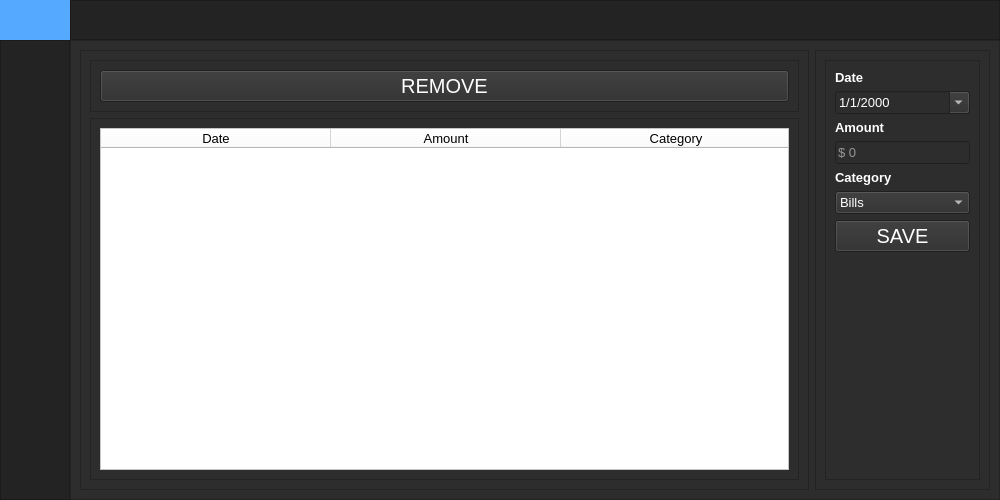
<?xml version="1.0" encoding="UTF-8"?>
<ui version="4.0">
 <class>MainWindow</class>
 <widget class="QMainWindow" name="MainWindow">
  <property name="geometry">
   <rect>
    <x>0</x>
    <y>0</y>
    <width>1000</width>
    <height>500</height>
   </rect>
  </property>
  <property name="minimumSize">
   <size>
    <width>1000</width>
    <height>500</height>
   </size>
  </property>
  <property name="windowTitle">
   <string>MainWindow</string>
  </property>
  <property name="styleSheet">
   <string notr="true">background-color: rgb(45, 45, 45);</string>
  </property>
  <widget class="QWidget" name="centralwidget">
   <layout class="QVBoxLayout" name="verticalLayout">
    <property name="spacing">
     <number>0</number>
    </property>
    <property name="leftMargin">
     <number>0</number>
    </property>
    <property name="topMargin">
     <number>0</number>
    </property>
    <property name="rightMargin">
     <number>0</number>
    </property>
    <property name="bottomMargin">
     <number>0</number>
    </property>
    <item>
     <widget class="QFrame" name="Top_Bar">
      <property name="minimumSize">
       <size>
        <width>0</width>
        <height>40</height>
       </size>
      </property>
      <property name="maximumSize">
       <size>
        <width>16777215</width>
        <height>40</height>
       </size>
      </property>
      <property name="styleSheet">
       <string notr="true">background-color: rgb(35, 35, 35);</string>
      </property>
      <property name="frameShape">
       <enum>QFrame::NoFrame</enum>
      </property>
      <property name="frameShadow">
       <enum>QFrame::Raised</enum>
      </property>
      <layout class="QHBoxLayout" name="horizontalLayout">
       <property name="spacing">
        <number>0</number>
       </property>
       <property name="leftMargin">
        <number>0</number>
       </property>
       <property name="topMargin">
        <number>0</number>
       </property>
       <property name="rightMargin">
        <number>0</number>
       </property>
       <property name="bottomMargin">
        <number>0</number>
       </property>
       <item>
        <widget class="QFrame" name="frame_toggle_menu">
         <property name="maximumSize">
          <size>
           <width>70</width>
           <height>40</height>
          </size>
         </property>
         <property name="styleSheet">
          <string notr="true">background-color: rgb(85, 170, 255);</string>
         </property>
         <property name="frameShape">
          <enum>QFrame::NoFrame</enum>
         </property>
         <property name="frameShadow">
          <enum>QFrame::Raised</enum>
         </property>
         <layout class="QVBoxLayout" name="verticalLayout_2">
          <property name="spacing">
           <number>0</number>
          </property>
          <property name="leftMargin">
           <number>0</number>
          </property>
          <property name="topMargin">
           <number>0</number>
          </property>
          <property name="rightMargin">
           <number>0</number>
          </property>
          <property name="bottomMargin">
           <number>0</number>
          </property>
          <item>
           <widget class="QPushButton" name="Btn_Toggle">
            <property name="sizePolicy">
             <sizepolicy hsizetype="Expanding" vsizetype="Expanding">
              <horstretch>0</horstretch>
              <verstretch>0</verstretch>
             </sizepolicy>
            </property>
            <property name="styleSheet">
             <string notr="true">color: rgb(255, 255, 255);
border: 0px solid;</string>
            </property>
            <property name="text">
             <string/>
            </property>
            <property name="iconSize">
             <size>
              <width>32</width>
              <height>32</height>
             </size>
            </property>
           </widget>
          </item>
         </layout>
        </widget>
       </item>
       <item>
        <widget class="QFrame" name="frame_top">
         <property name="frameShape">
          <enum>QFrame::StyledPanel</enum>
         </property>
         <property name="frameShadow">
          <enum>QFrame::Raised</enum>
         </property>
        </widget>
       </item>
      </layout>
     </widget>
    </item>
    <item>
     <widget class="QFrame" name="Content">
      <property name="frameShape">
       <enum>QFrame::NoFrame</enum>
      </property>
      <property name="frameShadow">
       <enum>QFrame::Raised</enum>
      </property>
      <layout class="QHBoxLayout" name="horizontalLayout_2">
       <property name="spacing">
        <number>0</number>
       </property>
       <property name="leftMargin">
        <number>0</number>
       </property>
       <property name="topMargin">
        <number>0</number>
       </property>
       <property name="rightMargin">
        <number>0</number>
       </property>
       <property name="bottomMargin">
        <number>0</number>
       </property>
       <item>
        <widget class="QFrame" name="frame_left_menu">
         <property name="minimumSize">
          <size>
           <width>70</width>
           <height>0</height>
          </size>
         </property>
         <property name="maximumSize">
          <size>
           <width>70</width>
           <height>16777215</height>
          </size>
         </property>
         <property name="styleSheet">
          <string notr="true">background-color: rgb(35, 35, 35);</string>
         </property>
         <property name="frameShape">
          <enum>QFrame::StyledPanel</enum>
         </property>
         <property name="frameShadow">
          <enum>QFrame::Raised</enum>
         </property>
         <layout class="QVBoxLayout" name="verticalLayout_3">
          <property name="spacing">
           <number>0</number>
          </property>
          <property name="leftMargin">
           <number>0</number>
          </property>
          <property name="topMargin">
           <number>0</number>
          </property>
          <property name="rightMargin">
           <number>0</number>
          </property>
          <property name="bottomMargin">
           <number>0</number>
          </property>
          <item alignment="Qt::AlignTop">
           <widget class="QFrame" name="frame_top_menus">
            <property name="frameShape">
             <enum>QFrame::NoFrame</enum>
            </property>
            <property name="frameShadow">
             <enum>QFrame::Raised</enum>
            </property>
            <layout class="QVBoxLayout" name="verticalLayout_4">
             <property name="spacing">
              <number>0</number>
             </property>
             <property name="leftMargin">
              <number>0</number>
             </property>
             <property name="topMargin">
              <number>0</number>
             </property>
             <property name="rightMargin">
              <number>0</number>
             </property>
             <property name="bottomMargin">
              <number>0</number>
             </property>
             <item>
              <widget class="QPushButton" name="Btn_page_1">
               <property name="minimumSize">
                <size>
                 <width>0</width>
                 <height>40</height>
                </size>
               </property>
               <property name="font">
                <font>
                 <pointsize>10</pointsize>
                </font>
               </property>
               <property name="styleSheet">
                <string notr="true">QPushButton {
	color: rgb(225, 225, 225);
	background-color: rgb(35, 35, 35);
	border: 0px solid;
}
QPushButton:hover {
	background-color: rgb(85, 170, 255);
}</string>
               </property>
               <property name="text">
                <string/>
               </property>
               <property name="iconSize">
                <size>
                 <width>32</width>
                 <height>32</height>
                </size>
               </property>
              </widget>
             </item>
             <item>
              <widget class="QPushButton" name="Btn_page_2">
               <property name="minimumSize">
                <size>
                 <width>0</width>
                 <height>40</height>
                </size>
               </property>
               <property name="font">
                <font>
                 <pointsize>10</pointsize>
                </font>
               </property>
               <property name="styleSheet">
                <string notr="true">QPushButton {
	color: rgb(225, 225, 225);
	background-color: rgb(35, 35, 35);
	border: 0px solid;
}
QPushButton:hover {
	background-color: rgb(85, 170, 255);
}</string>
               </property>
               <property name="text">
                <string/>
               </property>
               <property name="iconSize">
                <size>
                 <width>32</width>
                 <height>32</height>
                </size>
               </property>
              </widget>
             </item>
             <item>
              <widget class="QPushButton" name="Btn_page_3">
               <property name="minimumSize">
                <size>
                 <width>0</width>
                 <height>40</height>
                </size>
               </property>
               <property name="font">
                <font>
                 <pointsize>10</pointsize>
                </font>
               </property>
               <property name="styleSheet">
                <string notr="true">QPushButton {
	color: rgb(225, 225, 225);
	background-color: rgb(35, 35, 35);
	border: 0px solid;
}
QPushButton:hover {
	background-color: rgb(85, 170, 255);
}</string>
               </property>
               <property name="text">
                <string/>
               </property>
               <property name="iconSize">
                <size>
                 <width>32</width>
                 <height>32</height>
                </size>
               </property>
              </widget>
             </item>
            </layout>
           </widget>
          </item>
         </layout>
        </widget>
       </item>
       <item>
        <widget class="QFrame" name="frame_pages">
         <property name="frameShape">
          <enum>QFrame::StyledPanel</enum>
         </property>
         <property name="frameShadow">
          <enum>QFrame::Raised</enum>
         </property>
         <layout class="QVBoxLayout" name="verticalLayout_5">
          <property name="spacing">
           <number>0</number>
          </property>
          <property name="leftMargin">
           <number>0</number>
          </property>
          <property name="topMargin">
           <number>0</number>
          </property>
          <property name="rightMargin">
           <number>0</number>
          </property>
          <property name="bottomMargin">
           <number>0</number>
          </property>
          <item>
           <widget class="QStackedWidget" name="Pages_Widget">
            <property name="currentIndex">
             <number>0</number>
            </property>
            <widget class="QWidget" name="page_1">
             <layout class="QHBoxLayout" name="horizontalLayout_3">
              <item>
               <widget class="QFrame" name="frame_2">
                <property name="frameShape">
                 <enum>QFrame::StyledPanel</enum>
                </property>
                <property name="frameShadow">
                 <enum>QFrame::Raised</enum>
                </property>
                <layout class="QVBoxLayout" name="verticalLayout_6">
                 <item>
                  <widget class="QFrame" name="choice_frame">
                   <property name="frameShape">
                    <enum>QFrame::StyledPanel</enum>
                   </property>
                   <property name="frameShadow">
                    <enum>QFrame::Raised</enum>
                   </property>
                   <layout class="QHBoxLayout" name="horizontalLayout_4">
                    <item>
                     <widget class="QPushButton" name="btn_remove">
                      <property name="font">
                       <font>
                        <pointsize>15</pointsize>
                        <weight>50</weight>
                        <bold>false</bold>
                       </font>
                      </property>
                      <property name="styleSheet">
                       <string notr="true">QPushButton {
	
	color: rgb(255, 255, 255);
}
QPushButton:hover {
	
	background-color: rgb(85, 170, 255);
}</string>
                      </property>
                      <property name="text">
                       <string>REMOVE</string>
                      </property>
                     </widget>
                    </item>
                   </layout>
                  </widget>
                 </item>
                 <item>
                  <widget class="QFrame" name="table_frame">
                   <property name="frameShape">
                    <enum>QFrame::StyledPanel</enum>
                   </property>
                   <property name="frameShadow">
                    <enum>QFrame::Raised</enum>
                   </property>
                   <layout class="QVBoxLayout" name="verticalLayout_10">
                    <item>
                     <widget class="QTableWidget" name="expanses_table">
                      <property name="styleSheet">
                       <string notr="true">background-color: rgb(255, 255, 255);</string>
                      </property>
                      <property name="horizontalScrollBarPolicy">
                       <enum>Qt::ScrollBarAlwaysOff</enum>
                      </property>
                      <attribute name="horizontalHeaderDefaultSectionSize">
                       <number>230</number>
                      </attribute>
                      <attribute name="horizontalHeaderShowSortIndicator" stdset="0">
                       <bool>false</bool>
                      </attribute>
                      <column>
                       <property name="text">
                        <string>Date</string>
                       </property>
                       <property name="font">
                        <font>
                         <pointsize>10</pointsize>
                        </font>
                       </property>
                       <property name="background">
                        <color>
                         <red>85</red>
                         <green>170</green>
                         <blue>255</blue>
                        </color>
                       </property>
                      </column>
                      <column>
                       <property name="text">
                        <string>Amount</string>
                       </property>
                       <property name="font">
                        <font>
                         <pointsize>10</pointsize>
                        </font>
                       </property>
                      </column>
                      <column>
                       <property name="text">
                        <string>Category</string>
                       </property>
                       <property name="font">
                        <font>
                         <pointsize>10</pointsize>
                        </font>
                       </property>
                      </column>
                     </widget>
                    </item>
                   </layout>
                  </widget>
                 </item>
                </layout>
               </widget>
              </item>
              <item>
               <widget class="QFrame" name="frame">
                <property name="maximumSize">
                 <size>
                  <width>175</width>
                  <height>16777215</height>
                 </size>
                </property>
                <property name="frameShape">
                 <enum>QFrame::StyledPanel</enum>
                </property>
                <property name="frameShadow">
                 <enum>QFrame::Raised</enum>
                </property>
                <layout class="QVBoxLayout" name="verticalLayout_11">
                 <item>
                  <widget class="QFrame" name="main_frame">
                   <property name="frameShape">
                    <enum>QFrame::StyledPanel</enum>
                   </property>
                   <property name="frameShadow">
                    <enum>QFrame::Raised</enum>
                   </property>
                   <layout class="QVBoxLayout" name="verticalLayout_9">
                    <item>
                     <widget class="QLabel" name="date_label">
                      <property name="maximumSize">
                       <size>
                        <width>16777215</width>
                        <height>40</height>
                       </size>
                      </property>
                      <property name="font">
                       <font>
                        <pointsize>10</pointsize>
                        <weight>75</weight>
                        <italic>false</italic>
                        <bold>true</bold>
                        <underline>false</underline>
                        <strikeout>false</strikeout>
                        <kerning>true</kerning>
                       </font>
                      </property>
                      <property name="styleSheet">
                       <string notr="true">color: rgb(255, 255, 255);</string>
                      </property>
                      <property name="text">
                       <string>Date</string>
                      </property>
                     </widget>
                    </item>
                    <item>
                     <widget class="QDateTimeEdit" name="date_time_edit">
                      <property name="font">
                       <font>
                        <pointsize>10</pointsize>
                       </font>
                      </property>
                      <property name="autoFillBackground">
                       <bool>false</bool>
                      </property>
                      <property name="styleSheet">
                       <string notr="true">color: rgb(255, 255, 255);</string>
                      </property>
                      <property name="displayFormat">
                       <string>M/d/yyyy</string>
                      </property>
                      <property name="calendarPopup">
                       <bool>true</bool>
                      </property>
                     </widget>
                    </item>
                    <item>
                     <widget class="QLabel" name="amount_label">
                      <property name="maximumSize">
                       <size>
                        <width>16777215</width>
                        <height>16777215</height>
                       </size>
                      </property>
                      <property name="font">
                       <font>
                        <pointsize>10</pointsize>
                        <weight>75</weight>
                        <bold>true</bold>
                       </font>
                      </property>
                      <property name="styleSheet">
                       <string notr="true">color: rgb(255, 255, 255);</string>
                      </property>
                      <property name="text">
                       <string>Amount</string>
                      </property>
                     </widget>
                    </item>
                    <item>
                     <widget class="QLineEdit" name="amount_edit">
                      <property name="font">
                       <font>
                        <pointsize>10</pointsize>
                       </font>
                      </property>
                      <property name="styleSheet">
                       <string notr="true">color: rgb(255, 255, 255);</string>
                      </property>
                      <property name="placeholderText">
                       <string>$ 0</string>
                      </property>
                     </widget>
                    </item>
                    <item>
                     <widget class="QLabel" name="category_label">
                      <property name="maximumSize">
                       <size>
                        <width>16777215</width>
                        <height>16777215</height>
                       </size>
                      </property>
                      <property name="font">
                       <font>
                        <pointsize>10</pointsize>
                        <weight>75</weight>
                        <bold>true</bold>
                       </font>
                      </property>
                      <property name="styleSheet">
                       <string notr="true">color: rgb(255, 255, 255);</string>
                      </property>
                      <property name="text">
                       <string>Category</string>
                      </property>
                     </widget>
                    </item>
                    <item>
                     <widget class="QComboBox" name="category_box">
                      <property name="font">
                       <font>
                        <pointsize>10</pointsize>
                        <weight>50</weight>
                        <bold>false</bold>
                       </font>
                      </property>
                      <property name="styleSheet">
                       <string notr="true">color: rgb(255, 255, 255);</string>
                      </property>
                      <item>
                       <property name="text">
                        <string>Bills</string>
                       </property>
                      </item>
                      <item>
                       <property name="text">
                        <string>Education</string>
                       </property>
                      </item>
                      <item>
                       <property name="text">
                        <string>Food</string>
                       </property>
                      </item>
                      <item>
                       <property name="text">
                        <string>Health</string>
                       </property>
                      </item>
                      <item>
                       <property name="text">
                        <string>Shopping</string>
                       </property>
                      </item>
                     </widget>
                    </item>
                    <item>
                     <widget class="QPushButton" name="btn_save">
                      <property name="font">
                       <font>
                        <pointsize>15</pointsize>
                       </font>
                      </property>
                      <property name="styleSheet">
                       <string notr="true">QPushButton {
	
	color: rgb(255, 255, 255);
}
QPushButton:hover {
	
	background-color: rgb(85, 170, 255);
}</string>
                      </property>
                      <property name="text">
                       <string>SAVE</string>
                      </property>
                     </widget>
                    </item>
                    <item>
                     <spacer name="verticalSpacer">
                      <property name="orientation">
                       <enum>Qt::Vertical</enum>
                      </property>
                      <property name="sizeHint" stdset="0">
                       <size>
                        <width>20</width>
                        <height>40</height>
                       </size>
                      </property>
                     </spacer>
                    </item>
                   </layout>
                  </widget>
                 </item>
                </layout>
               </widget>
              </item>
             </layout>
            </widget>
            <widget class="QWidget" name="page_2">
             <layout class="QHBoxLayout" name="horizontalLayout_5">
              <property name="spacing">
               <number>0</number>
              </property>
              <property name="leftMargin">
               <number>0</number>
              </property>
              <property name="topMargin">
               <number>0</number>
              </property>
              <property name="rightMargin">
               <number>0</number>
              </property>
              <property name="bottomMargin">
               <number>0</number>
              </property>
              <item>
               <widget class="Canvas" name="canvas" native="true"/>
              </item>
             </layout>
            </widget>
            <widget class="QWidget" name="page_3">
             <layout class="QVBoxLayout" name="verticalLayout_8"/>
            </widget>
           </widget>
          </item>
         </layout>
        </widget>
       </item>
      </layout>
     </widget>
    </item>
   </layout>
  </widget>
 </widget>
 <customwidgets>
  <customwidget>
   <class>Canvas</class>
   <extends>QWidget</extends>
   <header>canvas.h</header>
   <container>1</container>
  </customwidget>
 </customwidgets>
 <resources/>
 <connections/>
</ui>
